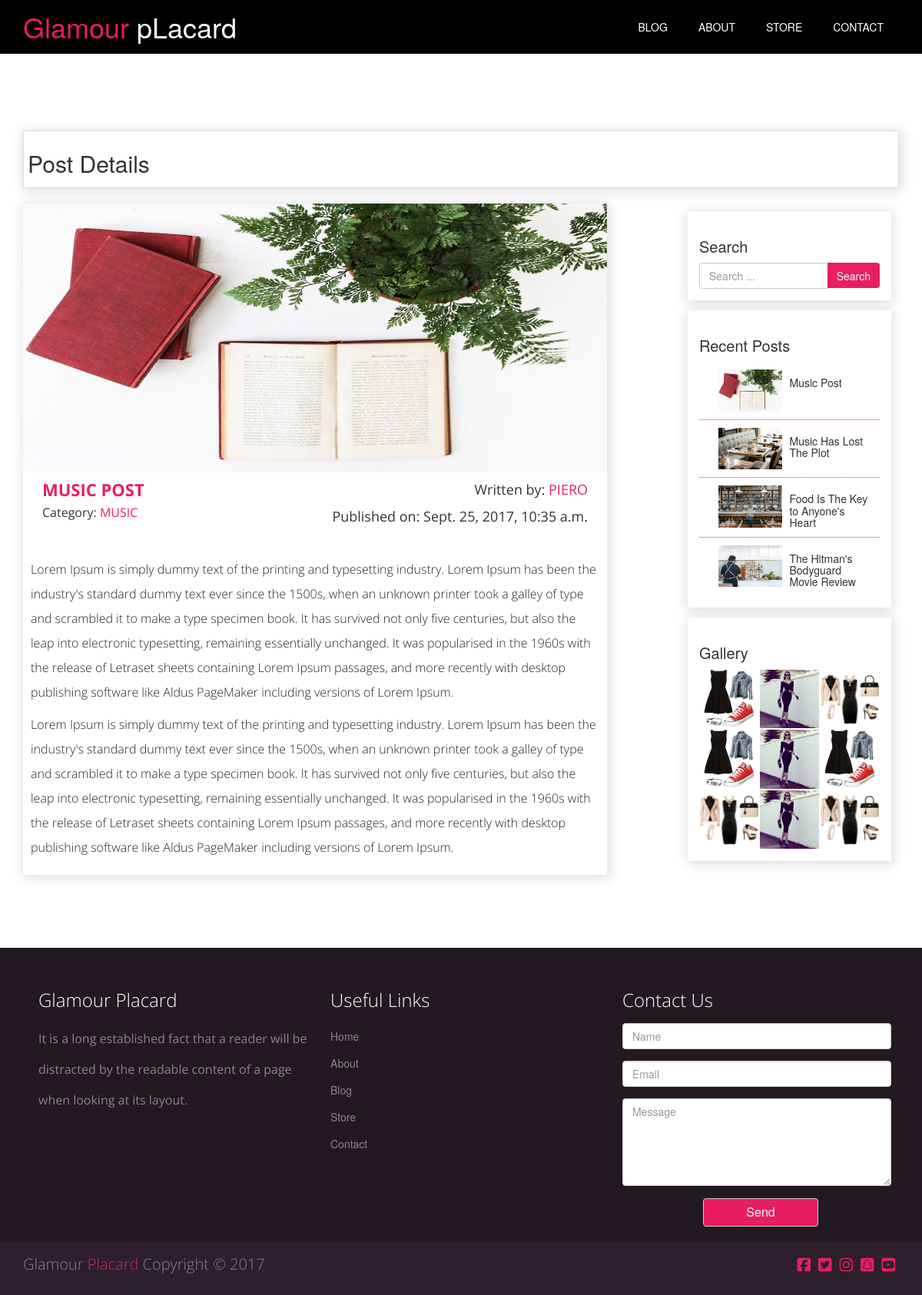
The app's page /blog/post-details/1/, older data.
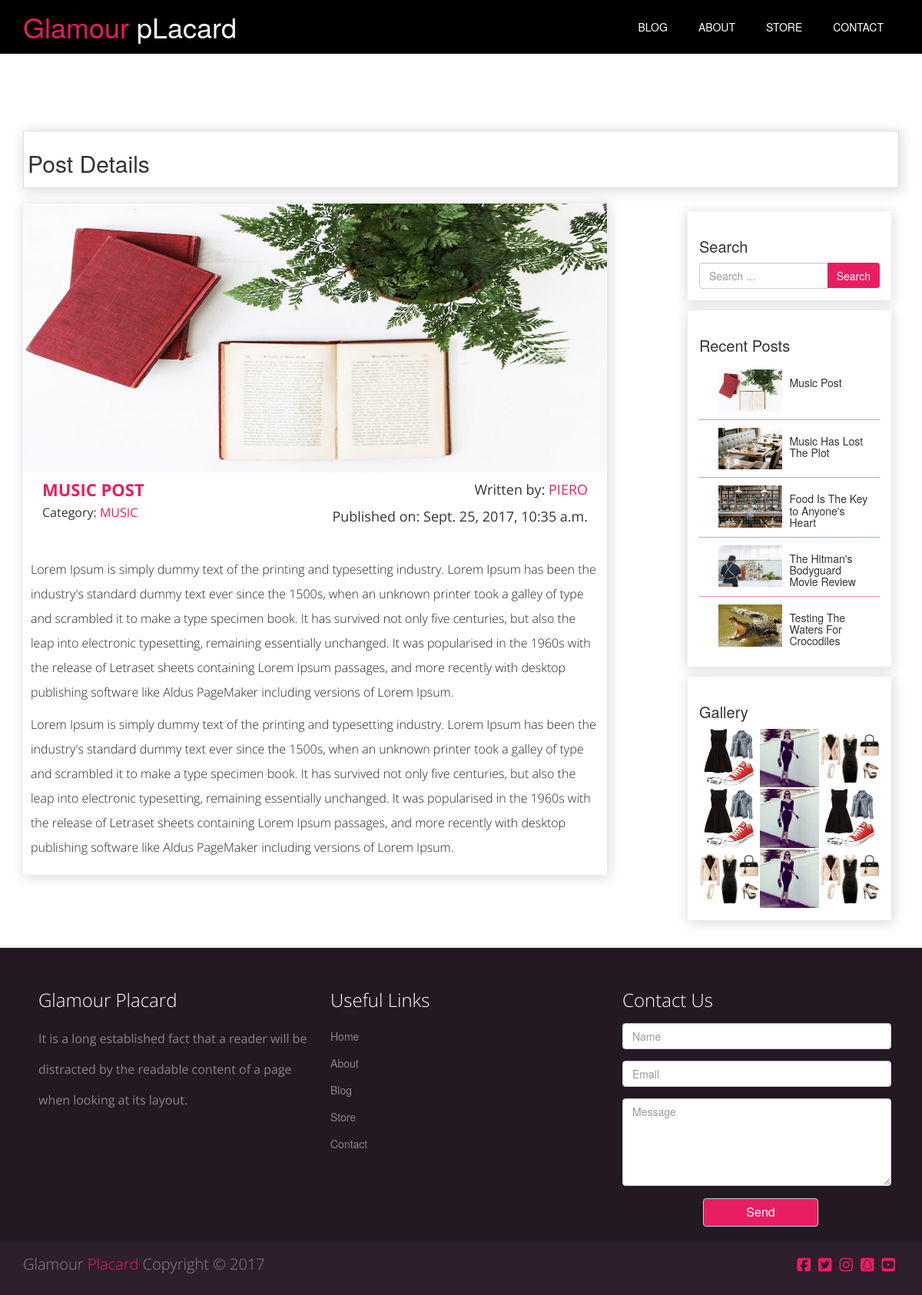
The same page, newer data.
### blog/models.py (models this page shows, shortened)
class Post(models.Model):
	category = models.ForeignKey(Categorie, on_delete=models.CASCADE)
	post_title = models.CharField(max_length=200)
	post_content = models.TextField()
	featured_img = models.ImageField(upload_to='posts')
	author = models.ForeignKey('auth.User')
	created_on = models.DateTimeField(auto_now_add=True)
	published_on = models.DateTimeField(auto_now_add=False, null=True)

class Categorie(models.Model):
	category_name = models.CharField(max_length=200)
	date_added = models.DateTimeField(auto_now_add=True)
	def __str__(self):
		return self.category_name

### blog/views.py (the view)
# urls.py: url(r'^post-details/(?P<pk>\d+)/', views.post_detail, name='post_detail'),
def post_detail(request, pk):
	post = get_object_or_404(Post, pk=pk)
	posts = Post.objects.all()
	context = {
		'post' : post,
		'posts' : posts,
	}
	return render(request, "blog/post.html", context)

### blog/templates/blog/post.html (shortened to what this page needs)
{% extends "blog/blog_base.html" %}
{% load static %}
{% block page_title %}Post Details{% endblock %}
{% block content %}
<div class="col-md-8 blog-posts">
	<div class="blog-post">
		<div class="post-img">
			<img src="{{ post.featured_img.url }}" class="img-responsive">
		</div>
		<div class="post-details">
			<div class="col-md-6 post-title">
				<h2><a href="#">{{ post.post_title }}</a></h2>
				<h4>Category: <a href="#">{{ post.category }}</a></h4>
			</div>
			<div class="col-md-6 author">
				<p>Written by: <a href="#">{{ post.author }}</a></p>
				<p class="publish-date">Published on: {{ post.created_on }}</p>
			</div>
		</div>
		<div class="post-content">
			{{ post.post_content | linebreaks }}
		</div>
	</div>
</div>
<div class="col-md-offset-1 col-md-3 sidebar">
	<div class="sidebar-search">
		<h2>Search</h2>
		<form class="form form-inline subscribe-form" method="POST" action="">
			<div class="input-group">
				<input type="text" name="search_text" class="form-control" placeholder="Search ...">
				<div class="input-group-btn">
					<button type="submit" class="btn btn-info">Search</button>
				</div>
			</div>
		</form>
	</div>
	<div class="col-md-12 recent-posts">
		<h2>Recent Posts</h2>
		{% for post in posts %}
		<div class="col-md-12 recent-posts-container">
			<div class="col-md-6 recent-post-img">
				<img src="{{ post.featured_img.url }}" class="img-responsive">
			</div>
			<div class="col-md-6 recent-post-title">
				<h3>{{ post.post_title }}</h3>
			</div>
		</div>
		{% endfor %}
	</div>
	<div class="col-md-12 sidebar-gallery">
		<h2>Gallery</h2>
		<div class="col-md-4">
			<img src="{% static 'img/blog/post3.jpg' %}" class="img-responsive">
		</div>
		<div class="col-md-4">
			<img src="{% static 'img/blog/post2.jpg' %}" class="img-responsive">
		</div>
		<div class="col-md-4">
			<img src="{% static 'img/blog/post4.jpg' %}" class="img-responsive">
		</div>
		<div class="col-md-4">
			<img src="{% static 'img/blog/post3.jpg' %}" class="img-responsive">
		</div>
		<div class="col-md-4">
			<img src="{% static 'img/blog/post2.jpg' %}" class="img-responsive">
		</div>
		<div class="col-md-4">
			<img src="{% static 'img/blog/post3.jpg' %}" class="img-responsive">
		</div>
		<div class="col-md-4">
			<img src="{% static 'img/blog/post4.jpg' %}" class="img-responsive">
		</div>
		<div class="col-md-4">
			<img src="{% static 'img/blog/post2.jpg' %}" class="img-responsive">
		</div>
		<div class="col-md-4">
			<img src="{% static 'img/blog/post4.jpg' %}" class="img-responsive">
		</div>
	</div>
</div>
{% endblock %}

### blog/templates/blog/blog_base.html (shortened to what this page needs)
{% load static %}
<!DOCTYPE html>
<html>
<head>
	<link rel="stylesheet" type="text/css" href="{% static 'css/bootstrap.min.css' %}">
	<link rel="stylesheet" type="text/css" href="{% static 'css/style.css' %}">
	<link rel="stylesheet" type="text/css" href="{% static 'css/blog.css' %}">
</head>
<body>
	<header>
		<div class="container">
			<div id="site-logo">
				<h1><a href="{% url 'about:home' %}"><span>Glamour</span> pLacard</a></h1>
			</div>
			<nav>
				<ul>
					<li><a href="{% url 'blog:blog_posts' %}">Blog</a></li>
					<li><a href="{% url 'about:home' %}#home-about">About</a></li>
					<li><a href="{% url 'store:products' %}">Store</a></li>
					<li><a href="#upper-footer">Contact</a></li>
				</ul>
			</nav>
		</div>
	</header>
	<section id="blog-main">
		<div class="container">
			<div class="page-header">
				<h2>{% block page_title %}{% endblock %}</h2>
			</div>
			{% block content %}
			{% endblock %}
		</div>
	</section>
	<section id="upper-footer">
		<div class="container">
			<div class="col-md-4">
				<h3>Glamour Placard</h3>
				<p>It is a long established fact that a reader will be distracted by the readable content of a page when looking at its layout.</p>
			</div>
			<div class="col-md-4">
				<h3>Useful Links</h3>
				<ul class="list-unstyled">
					<li><a href="{% url 'about:home' %}">Home</a></li>
					<li><a href="#home-about">About</a></li>
					<li><a href="{% url 'blog:blog_posts' %}">Blog</a></li>
					<li><a href="{% url 'store:products' %}">Store</a></li>
					<li><a href="#upper-footer">Contact</a></li>
				</ul>
			</div>
			<div class="col-md-4">
				<h3>Contact Us</h3>
				<form class="form">
					<div class="form-group">
						<input type="text" name="name" class="form-control" placeholder="Name">
					</div>
					<div class="form-group">
						<input type="email" name="email" class="form-control" placeholder="Email">
					</div>
					<div class="form-group">
						<textarea name="message" class="form-control" rows="5" placeholder="Message"></textarea>
					</div>
					<button type="submit" class="btn btn-default">Send</button>
				</form>
			</div>
		</div>
	</section>
	<footer>
		<div class="container">
			<p>Glamour <span>Placard</span> Copyright &copy; 2017</p>
			<ul class="list-unstyled">
				<li><a href=""><i class="fa fa-facebook-square"></i></a></li>
				<li><a href=""><i class="fa fa-twitter-square"></i></a></li>
				<li><a href=""><i class="fa fa-instagram"></i></a></li>
				<li><a href=""><i class="fa fa-snapchat-square"></i></a></li>
				<li><a href=""><i class="fa fa-youtube-square"></i></a></li>
			</ul>
		</div>
	</footer>
</body>
</html>

### static/css/style.css (style rules this page uses)
body { margin: 0; padding: 0; }
ul { margin: 0; padding: 0; }
header { padding: 15px; background: #000; min-height: 60px; color: #fff; }
header a { color: #fff; text-decoration: none; }
header li { text-transform: uppercase; float: left; display: inline; padding: 10px 20px 0 20px; }
#site-logo { float: left; }
#site-logo h1 { margin: 0; font-weight: 300; }
#site-logo h1 a span { color: #e91d62; }
header nav { float: right; }
#upper-footer { background: #231922; color: #90808a; line-height: 2.5; padding: 20px; }
#upper-footer a { color: #90808a; }
#upper-footer h3 { margin-top: 10%; margin-bottom: 5%; color: #fff; font-family: 'Open Sans', sans-serif; font-weight: 300; }
#upper-footer p { color: #90808a; font-family: 'Open Sans', sans-serif; font-weight: 400; font-size: 16px; }
#upper-footer form button { background: #e91d62; color: #fff; width:150px; margin-left: 30%; font-size: 16px; }
footer { background: #2d1f2c; min-height: 50px; padding: 15px; }
footer p { float: left; color: #90808a; font-size: 20px; font-family: 'Open Sans', sans-serif; font-weight: 300; }
footer p span { color: #e91d62; }
footer ul { float: right; }
footer li { display: inline; float: left; padding: 0 5px 0 5px; font-size: 20px; }
footer li a { color: #e91d62; }

### static/css/blog.css (style rules this page uses)
#blog-main { margin-top: 5%; }
#blog-main .page-header { background: #fff; padding: 5px; border: .5px solid #ddd; box-shadow: 2px 2px 15px 2px #ddd }
.page-header { padding: 5px; }
.blog-posts { background: #fff; padding: 0; margin-bottom: 5%; }
.blog-post { margin-bottom: 5%; box-shadow: 2px 2px 15px 2px #ddd; }
.blog-post .post-img img { width: 100%; height: 350px; }
.blog-post .post-details { padding: 10px; margin: 0; height: 100px; }
.post-details .post-title { text-align: left; background: #fff; font-size: 20px; font-weight: 400; font-family: 'Open Sans',sans-serif; color: #333; }
.post-details .post-title h2 { margin: 0; font-size: 22px; font-weight: 700; font-family: 'Open Sans',sans-serif; }
.post-details .post-title h4 { font-size: 16px; font-weight: 400; font-family: 'Open Sans',sans-serif; }
.post-details .author { background: #fff; font-size: 18px; font-weight: 400; font-family: 'Open Sans',sans-serif; text-align: right; }
.post-details .post-title a, .post-details .author a { text-decoration: none; text-transform: uppercase; color: #e91d62; }
.blog-post .post-content { padding: 10px; font-size: 16px; font-family: 'Open Sans', sans-serif; font-weight: 300; line-height: 2; color: #222; }
.sidebar { padding: 10px; }
.sidebar-search { width: 100%; background: #fff; padding: 15px; box-shadow: 0px 2px 15px 2px #ddd; }
.sidebar-search button { height: 33px; background-color: #e91d62; border: none; }
.sidebar h2 { font-size: 20px; }
.recent-posts { margin-top: 5%; width: 100%; padding: 15px; background: #fff; box-shadow: 0px 2px 15px 2px #ddd; }
.recent-posts-container { border-bottom: 1px dotted #e91d62; }
.recent-posts-container:last-of-type { border-bottom: none; }
.recent-post-img { padding: 10px; }
.recent-post-img img { float: left; width: 100%; height: auto; }
.recent-post-title { padding: 0; }
.recent-post-title h3 { font-size: 14px; float: left; }
.sidebar-gallery { background: #fff; padding: 15px; margin-top: 5%; box-shadow: 2px 2px 15px 2px #ddd; }
.sidebar-gallery .col-md-4 { padding: 1px; }
.sidebar-gallery img { width: 100%; height: auto; }

Row changes from the older to the newer data that the page shows:
added Post: featured_img (picture), post_title "Testing The Waters For Crocodiles"
